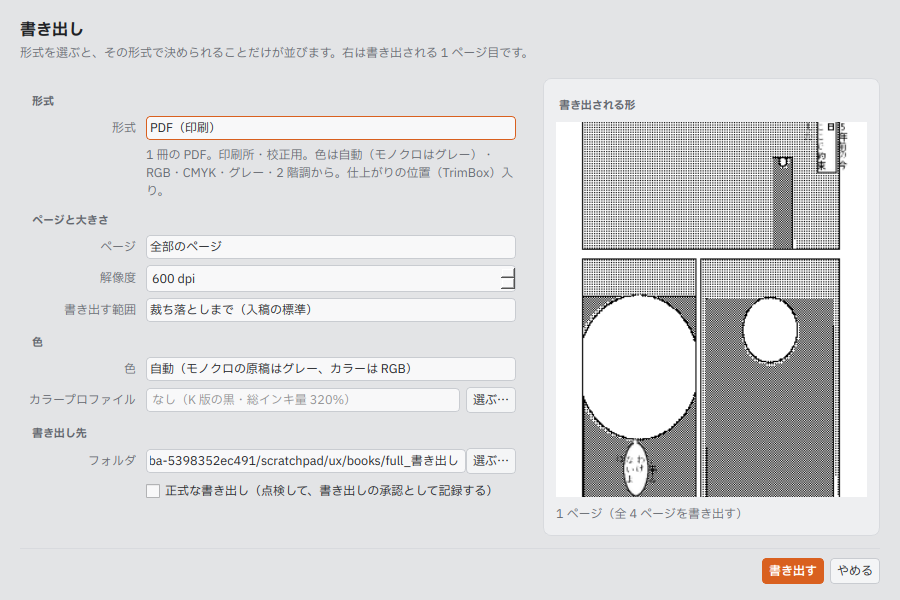
#> input picture docs/ux-review/screenshots/before/export_light_1920x1080_s100.png, 900 x 600 px
$ python -i render.py   (imports and definitions only)
#> lines starting #> are read from the running program, lines starting #| are printed output that depends on the picture; after the words box and inside, x2 and y2 are one past the last pixel; in counts of white or black regions, pixels touching at a corner belong together
from __future__ import annotations

import contextvars
import io
import threading
from pathlib import Path

from PIL import Image, ImageChops, ImageDraw, ImageFilter, ImageFont

from genko.models import Episode, LayerKind, LayerRole, Page, Rect, StoryLine

EXPORT_ROLES = (
    LayerRole.INK,
    LayerRole.BG,
    LayerRole.FINISH,
    LayerRole.TONE,
    LayerRole.EFFECT,
    LayerRole.FRAMES,
    LayerRole.TEXT,
)

NAME_COLOR = (58, 110, 165)
INK_COLOR = (20, 20, 20)


def export_plan(page: Page) -> list[LayerRole]:
    return list(EXPORT_ROLES)


def mm_to_px(mm: float, dpi: int) -> int:
    return max(1, round(mm / 25.4 * dpi))


# [6 lines left out: function rect_px, not called in this run]


def _xy(point: tuple, dpi: int) -> tuple[int, int]:
    return mm_to_px(float(point[0]), dpi), mm_to_px(float(point[1]), dpi)


# [17 lines left out: function _stroke, not called in this run]


_NO_DOTS: contextvars.ContextVar[bool] = contextvars.ContextVar("genko_no_dots", default=False)  # (screens: greys, no dots)
SCREEN_DOTS = False  # 表示 → 網点を画面で見る: the editor's page shows the tones as dots, as they print


def _screen_dots(mode: str, dpi: int) -> bool:
    """Dots on the page on screen too (the editor's view at a size where a dot is at least a pixel or two)."""
    return SCREEN_DOTS and mode != "print" and dpi >= 96 and not _NO_DOTS.get()
_STROKE_CACHE: dict = {}  # (layer id, dpi, size, guide) → (patches' signature, lines' signatures, image); oldest first
STROKE_CACHE_SIZE = 12
STROKE_CACHE_PIXELS = 80_000_000  # about 320 MB: a few zoomed-in (fine) layers, or a dozen normal ones
_CACHE_LOCK = threading.Lock()  # the canvas renders zoomed-in views on a second thread
_LOCAL = threading.local()


class Cancelled(Exception):
    """A background render that is no longer wanted (the page changed or was left)."""


def cancel_with(event) -> None:
    """Renders on this thread stop (raise Cancelled) soon after event is set."""
    _LOCAL.cancel = event


# [13 lines left out: functions _check_cancel, _stroke_sig, not called in this run]


QUICK_DPI = 32  # at or below this (small pictures of pages and layers) lines are drawn as plain polylines


# [24 lines left out: function _quick_strokes, not called in this run]


ROUGH_FROM = 300  # a layer with this many lines not yet drawn at a resolution is roughed out first on screen


# [32 lines left out: functions rough_needed, _panel_of, not called in this run]


_FRAME_MASKS: dict = {}  # (the panel's shape, size, dpi) → its mask: the same panels are cut again every render


# [186 lines left out: functions _frame_mask, _draw_frame_mask, _each_panel, _layer_strokes, _clipped, _paint_patch, not called in this run]


GRADIENT_SHAPES = ("linear", "radial", "ellipse")
GRADIENT_REPEATS = ("none", "repeat", "mirror")


# [165 lines left out: functions gradient_t, gradient_stops, gradient_colours, gradient_image, fill_layer_image, layer_effects and 3 more, not called in this run]


def _and_alpha(layer: Image.Image, mask: Image.Image) -> Image.Image:
    alpha = layer.split()[3]
    return ImageChops.multiply(alpha, mask)


_DELA = Path(__file__).resolve().parent / "fonts" / "DelaGothicOne-Regular.ttf"  # package data (ships in the wheel)
_CJK_FONTS = (
    str(_DELA),
    r"C:\Windows\Fonts\YuGothM.ttc",
    r"C:\Windows\Fonts\meiryo.ttc",
    r"C:\Windows\Fonts\NotoSansJP-VF.ttf",
    r"C:\Windows\Fonts\msgothic.ttc",
    "/usr/share/fonts/opentype/noto/NotoSansCJK-Regular.ttc",
    "/usr/share/fonts/truetype/noto/NotoSansCJK-Regular.ttc",
)


# [260 lines left out: functions _font, _placed_raster, _has_colour, _finish_placed, _face_mask, _clothes_masks and 6 more, not called in this run]


BLEND_MODES = ("darken", "lighten", "color_burn", "color_dodge", "linear_burn", "soft_light", "hard_light", "difference",
               "exclusion", "subtract", "divide", "hue", "saturation", "color", "luminosity")


# [69 lines left out: functions _blend_math, _nonseparable, not called in this run]


def _is_tone(layer) -> bool:
    return layer.role == LayerRole.TONE or getattr(layer, "kind", None) == LayerKind.TONE


# [141 lines left out: functions _draw_tone, _draw_effects, _draw_prims, _draw_surfaces, _draw_mannequin, _draw_balloon and 1 more, not called in this run]


BORDER_KINDS = ("solid", "double", "dashed", "dotted", "rough")


# [344 lines left out: functions _dashes, _rough, draw_border, _bleed_border, _bleed_shape_mask, _draw_frames and 1 more, not called in this run]


def to_bitonal(image: Image.Image, threshold: int = 180, screen: dict | None = None) -> Image.Image:
    """Pure black and white. `screen` ({lpi, angle, shape, pattern}: 書き出しでのトーン化): the greys become dots at
    that screen instead of going white or black at the threshold; solid black and paper stay as they are."""
    grey = image.convert("L")
    if not screen:
        return grey.point(lambda p: 255 if p > threshold else 0, mode="1")
    import numpy as np

    from genko import tones

    dpi = int(screen.get("dpi") or 600)
    values = np.asarray(grey, dtype=np.float32) / 255.0
    black_at, white_at = float(screen.get("black", 0.1)), float(screen.get("white", 0.95))
    cover = np.clip((white_at - values) / max(0.01, white_at - black_at), 0, 1)
    pattern = str(screen.get("pattern") or "dot")
    if pattern == "noise":
        dotted = np.asarray(Image.fromarray(np.clip(255 * (1 - cover), 0, 255).astype(np.uint8), "L").convert("1").convert("L")) < 128
    else:
        dotted = tones._screen(pattern if pattern in ("dot", "line", "cross") else "dot", grey.size, dpi,
                               float(screen.get("lpi", 60)), float(screen.get("angle", 45)), (0, 0),
                               str(screen.get("shape") or "round")) < cover
    return Image.fromarray(np.where(dotted, 0, 255).astype(np.uint8), "L").convert("1", dither=Image.Dither.NONE)


# [25 lines left out: function render_spread, not called in this run]

>>> from PIL import Image
>>> picture = Image.open('../../docs/ux-review/screenshots/before/export_light_1920x1080_s100.png')
#> picture is the input picture: PIL image 900x600 RGB; mean R, G, B 219.1, 219.3, 220.6
>>> result = to_bitonal(picture)
#> in to_bitonal, `return grey.point(lambda p: 255 if p > threshold else 0, mode="1")`:
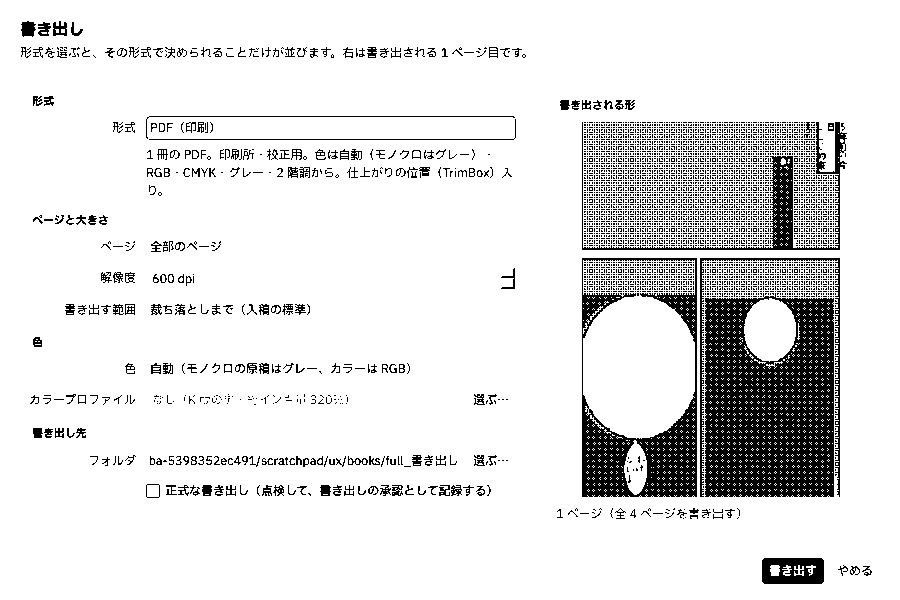
#> returned value: PIL image 900x600 1; 88.8% white; 5330 black regions (5095 under 20 px), largest, box (x1, y1, x2, y2) and area: (705, 293, 834, 497) 20584, (582, 258, 697, 497) 8799, (582, 122, 847, 250) 3295

$ run again, on docs/ux-review/screenshots/before/main_full_light_1920x1080_s100.png
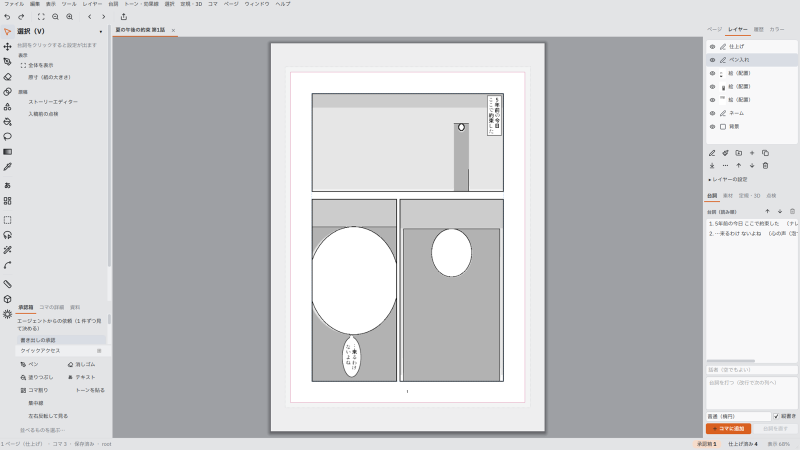
#> input picture docs/ux-review/screenshots/before/main_full_light_1920x1080_s100.png, 1600 x 900 px (shown at 1/2 size)
#> picture is the input picture: PIL image 1600x900 RGB; mean R, G, B 201.2, 201.9, 204.1
#> in to_bitonal, `return grey.point(lambda p: 255 if p > threshold else 0, mode="1")`:
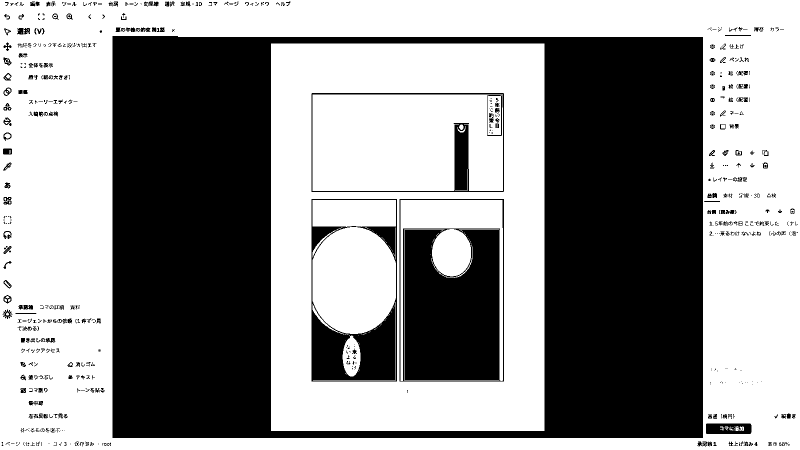
#> returned value: PIL image 1600x900 1 (shown at 1/2 size); 56.7% white; 646 black regions (357 under 20 px), largest, box (x1, y1, x2, y2) and area: (225, 72, 1406, 876) 523499, (799, 398, 1008, 763) 54252, (623, 398, 794, 763) 20962

$ run again, on docs/ux-review/screenshots/before/main_full_light_2560x1440_s150.png
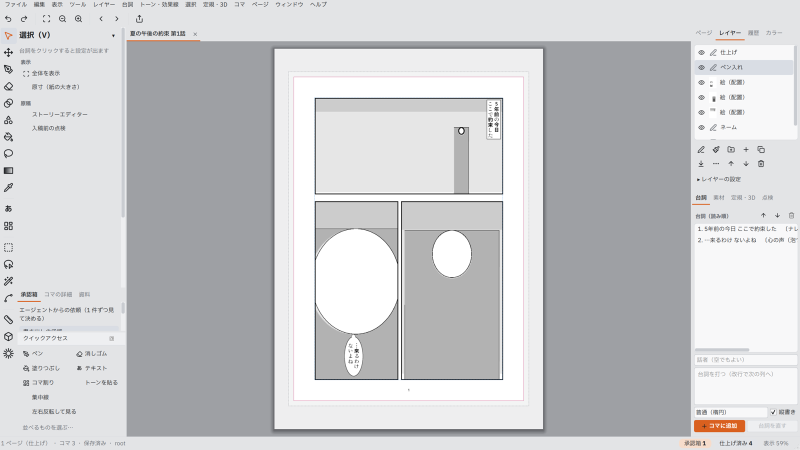
#> input picture docs/ux-review/screenshots/before/main_full_light_2560x1440_s150.png, 1600 x 900 px (shown at 1/2 size)
#> picture is the input picture: PIL image 1600x900 RGB; mean R, G, B 202.7, 203.4, 205.5
#> in to_bitonal, `return grey.point(lambda p: 255 if p > threshold else 0, mode="1")`:
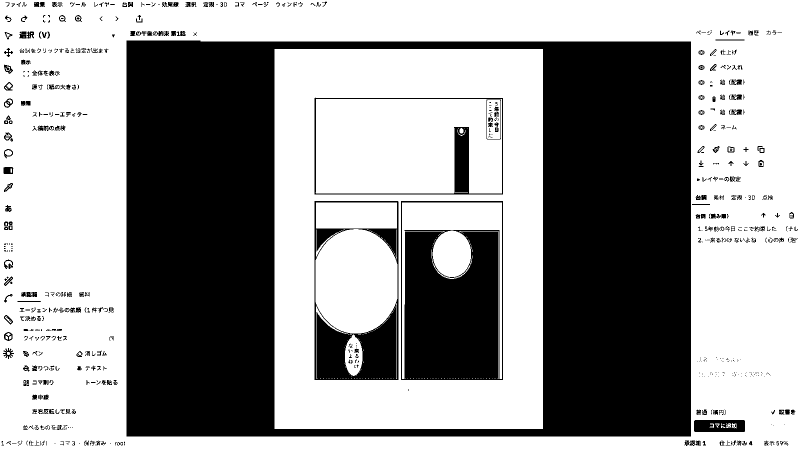
#> returned value: PIL image 1600x900 1 (shown at 1/2 size); 59.4% white; 699 black regions (369 under 20 px), largest, box (x1, y1, x2, y2) and area: (253, 81, 1382, 873) 484086, (802, 402, 1006, 760) 52497, (629, 402, 797, 760) 20211
